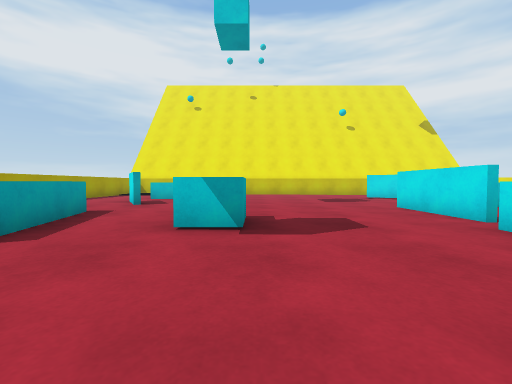
[1] (above)

20 first-person views from a walk through a Unity game level. The camera is 0.68 m above the floor, tilts 2° down and sees 90° across. The floor is counted in squares, 1 m on a side. Each view is taken from the middle of a square. On the plan, view 1 faces up. The plan holds only what a view shows up to about 9 squares ahead; the rest is blank. The place goes on beyond the plan. The player is left out.

[2]
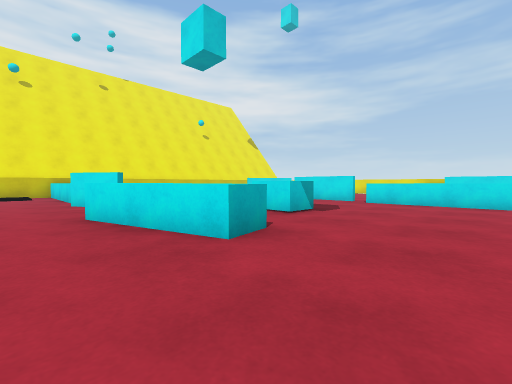

[3]
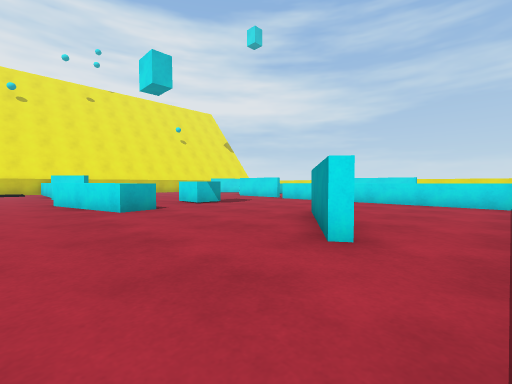

[4]
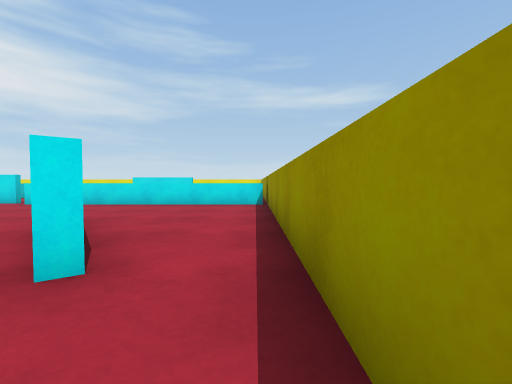

[5]
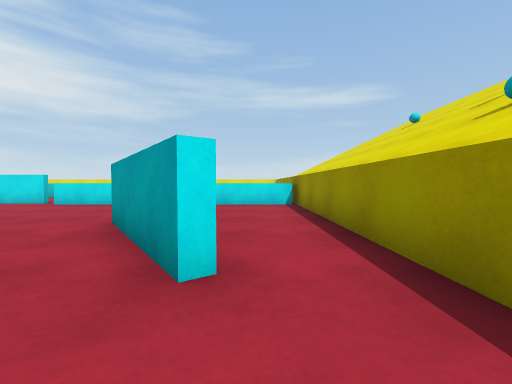

[6]
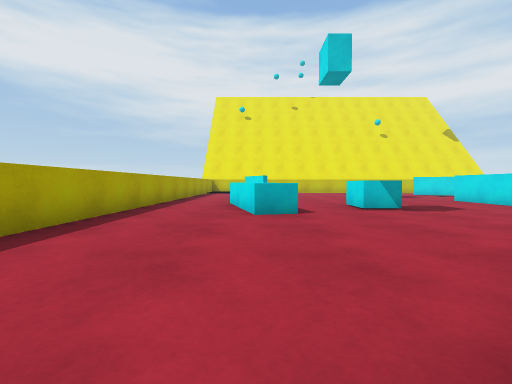

[7]
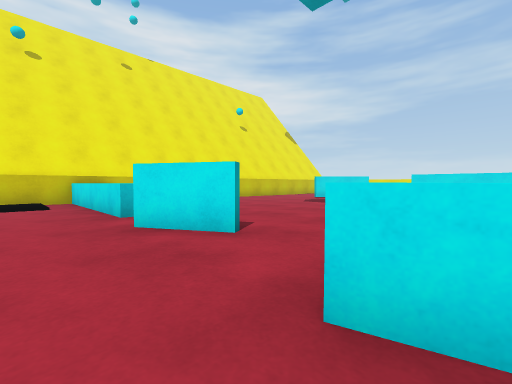

[8]
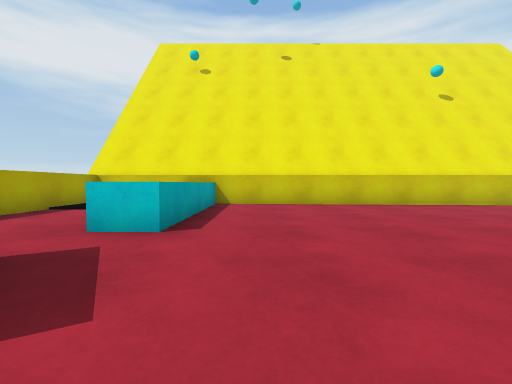

[9]
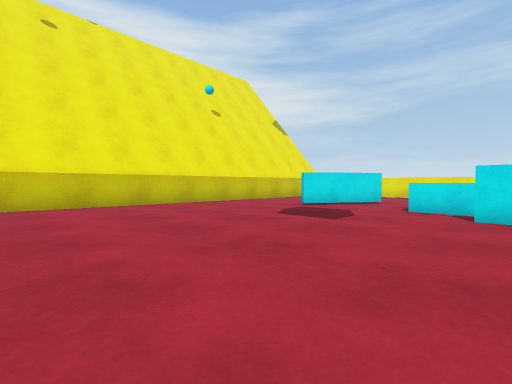

[10]
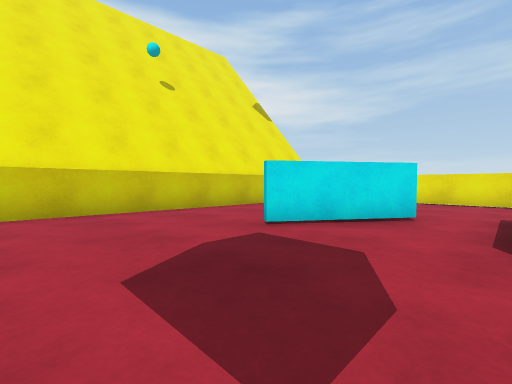

[11]
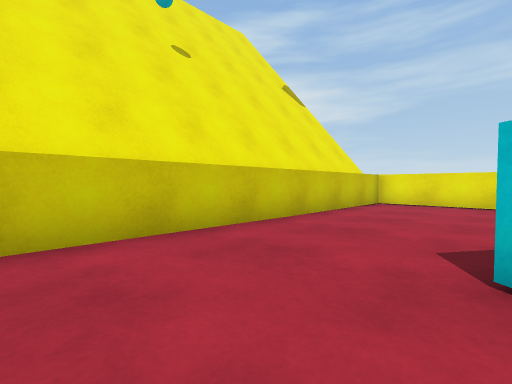

[12]
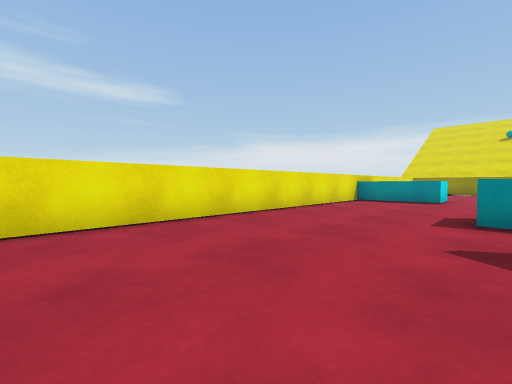

[13]
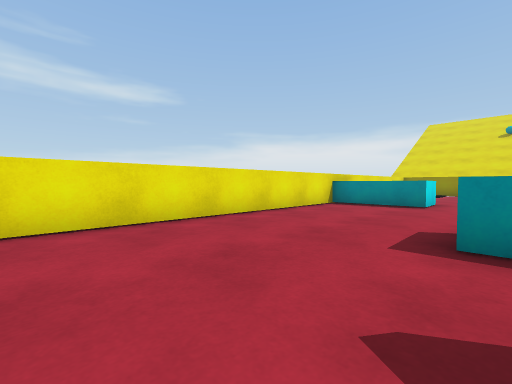

[14]
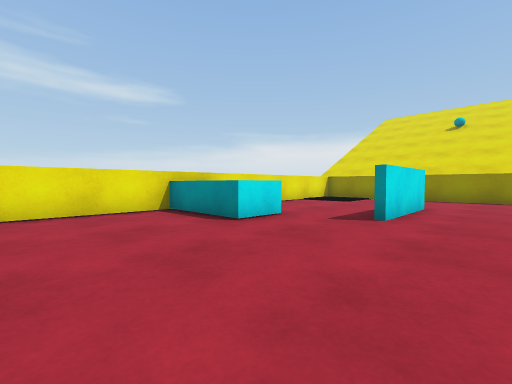

[15]
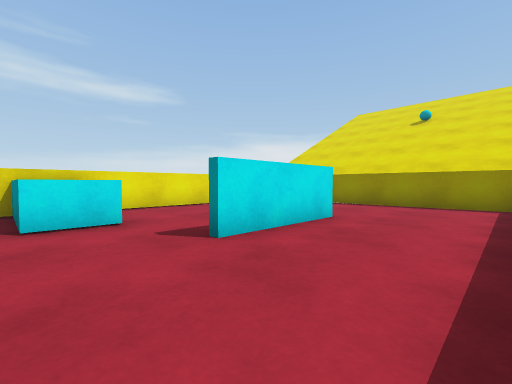

[16]
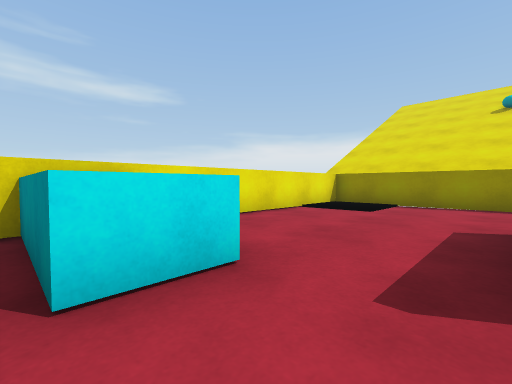

[17]
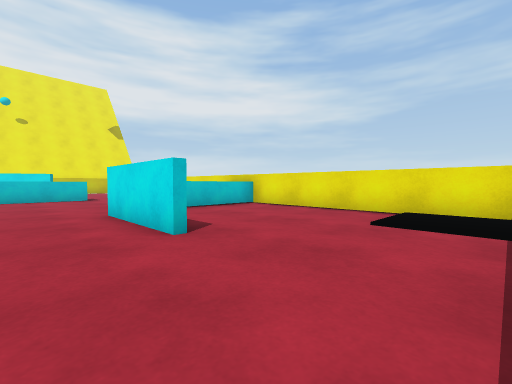

[18]
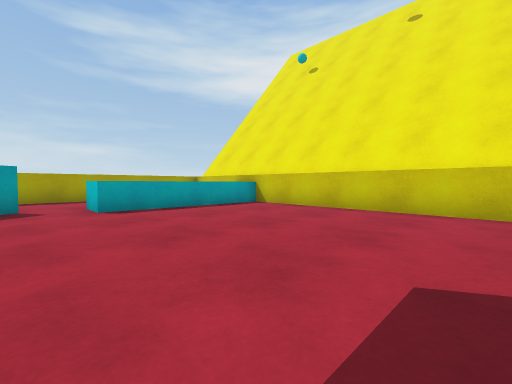

[19]
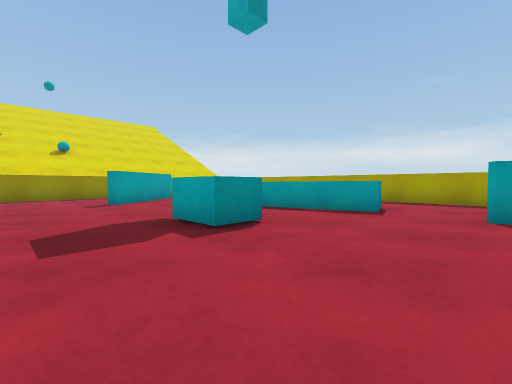

[20]
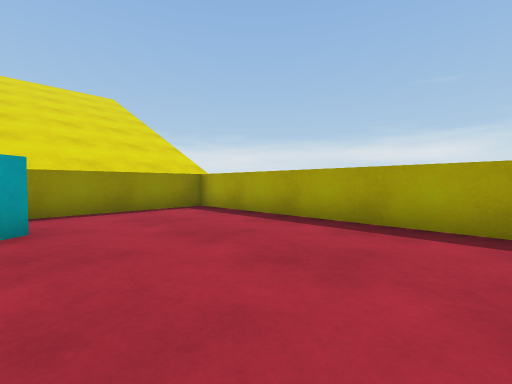

### Floor plan
Key: @ floor where view 1 was taken; # wall or solid block; . main floor; : floor 0.05 m higher than the main floor; - floor 0.05 m lower than the main floor; + floor 0.1 m higher than the main floor; ^ raised ledge; B cyan block.
Columns run from 7 left of view 1 to 13 right of it. Each row starts with its distance up from view 1.
 16  ^###################
 15 ^+:^........--------#
 14 ^+:^........--------#
 13 #::^........--------#
 12 #::^........-#------#
 11 #::^........-##-----#
 10 #::.........--------#
  9 #::#........-^^^----#
  8 #::#........-^^^----#
  7 #::........# -------#
  6 #::^.......# -------#
  5 #:^^..BB...# -------#
  4 #::^..BB...^-----^^^#
  3 #::^^......^-----^^^#
  2 #::........^---#----#
  1 #::........^---#----#
  0 #::....@...^---#----#
 -1 #::...#....^--------#
 -2 #::.###....^--------#
 -3 #::........^------..#
 -4 #::........^------..#
 -5 #####################

Where each view was taken, in squares from view 1:
view 1: 0 up, 0 right, facing up
view 2: 0 up, 6 left, facing up-right
view 3: 4 down, 6 left, facing up-right
view 4: 4 down, 5 left, facing right
view 5: 3 down, 5 left, facing right
view 6: 3 down, 4 left, facing up
view 7: 5 up, 6 left, facing up-right
view 8: 7 up, 2 left, facing up
view 9: 7 up, 2 left, facing up-right
view 10: 9 up, 2 right, facing up-right
view 11: 12 up, 3 right, facing up-right
view 12: 14 up, 8 right, facing down-right
view 13: 12 up, 8 right, facing down-right
view 14: 7 up, 6 right, facing down-right
view 15: 4 up, 5 right, facing down-right
view 16: 4 up, 8 right, facing down-right
view 17: 4 down, 6 right, facing up-right
view 18: 9 up, 3 right, facing up-left
view 19: 8 up, 2 right, facing down-left
view 20: 2 up, 3 left, facing down-left
